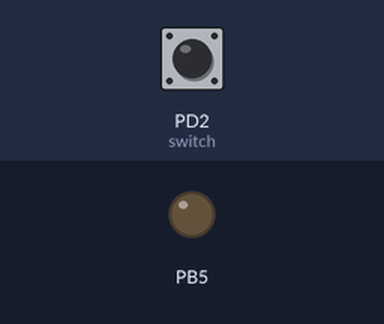
Recording of a program running on a simulated ATmega328P, built with avr-gcc and emulated at 16 MHz. On the bench: output pins drawn as LEDs (lit = HIGH). Inputs (shaded band) come from the test bench; at power-on: PD2 (switch) HIGH.

Above: at 1.2 s.
1.3 s: PD2 (switch) pulled LOW for 0.15 s
At 1.37 s:
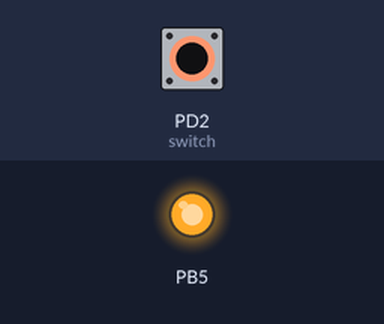
2.9 s: PD2 (switch) pulled LOW for 3.2 s
At 7.5 s:
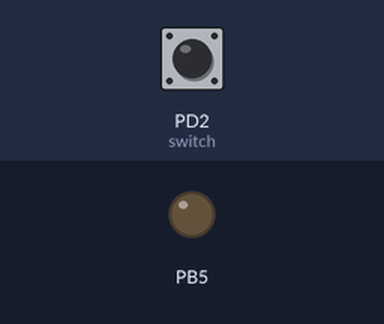
Timing chart, 0 to 9.0 s (numbered marks = the images above; inputs shaded):
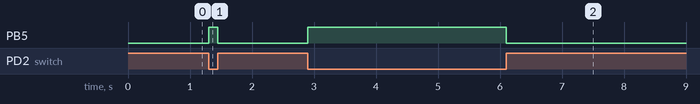

The program:

main.c
```c
/*
 * Internally_Pullup_Concept.c
 *
 * Created: 06-08-2026 12:19:11
 * Author : roseb
 */
#define F_CPU 16000000UL
#include <avr/io.h>


int main(void)
{
    DDRD&=~(1<<DDD2);   //PD2 is made as input pin
	PORTD|=(1<<PD2);   //Since, PD2 is made as input, this line means, PD2 is internally connected to Vcc
	DDRB|=(1<<DDB5);   //PB5 is made as output
    while (1)
    {
		if(!(PIND&(1<<PD2)))   //when 0 comes to PD2, ie, PD2 is connected to ground through switch
		{
			PORTB|=(1<<PB5);   //PB5 high
		}
		else
		{
			PORTB&=~(1<<PB5);   //PB5 low
		}
    }
}
```

Measured:
- after the input at 1.3 s, PB5: LOW → HIGH at once, → LOW 0.15 s later
- after the input at 2.9 s, PB5: LOW → HIGH at once, → LOW 3.2 s later
